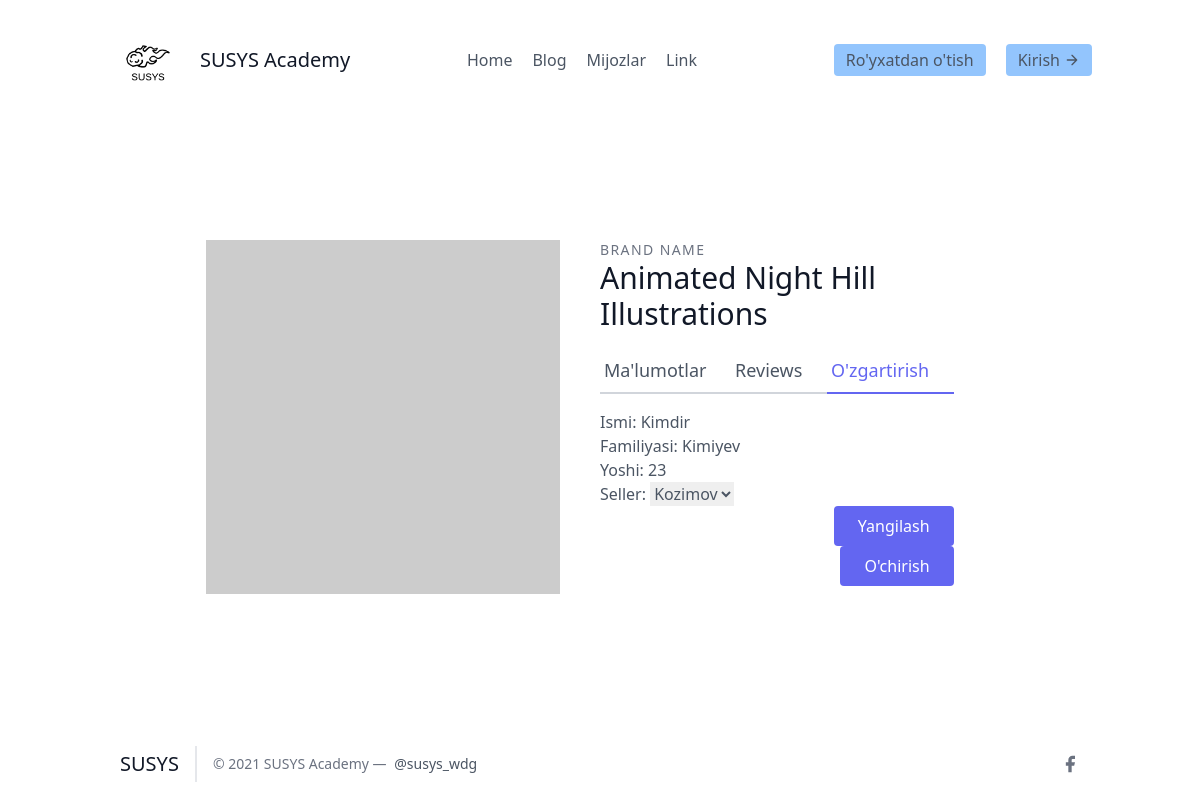
Page /leads/3/update_detail on the earlier database version.
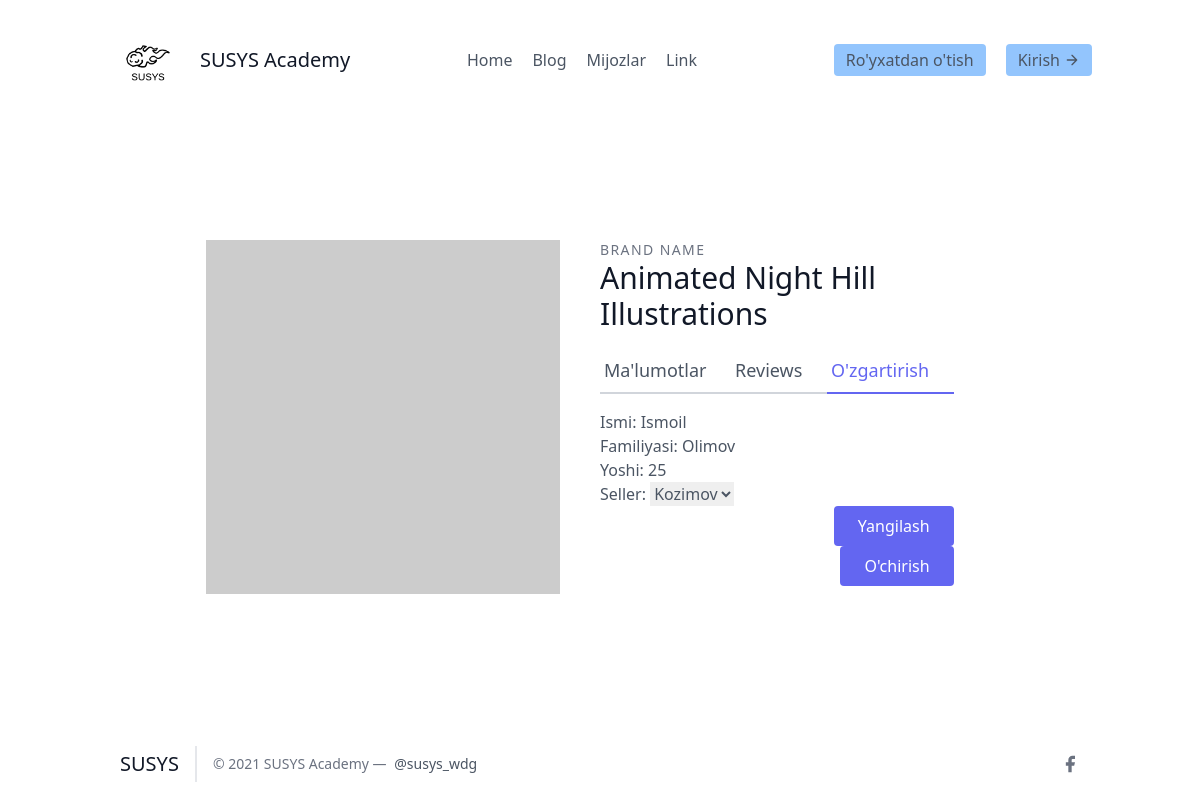
Same page on the later database version.
### leads/models.py (models this page shows, shortened)
class Lead(models.Model):
    ismi = models.CharField(max_length=20)
    familiyasi = models.CharField(max_length=20)
    yoshi = models.IntegerField(default=0)
    seller = models.ForeignKey("Seller", on_delete=models.CASCADE)

### leads/views.py (the view, shortened to what this page needs)
# urls.py: path('<int:pk>/update_detail', LeadUpdateView.as_view(), name="update"),
class LeadUpdateView(UpdateView):
    template_name = "leads/update.html"
    form_class = LeadModelForm
    queryset = models.Lead.objects.all()

### leads/forms.py
class LeadModelForm(forms.ModelForm):
    class Meta:
        model = Lead
        fields = (
            "ismi",
            "familiyasi",
            "yoshi",
            "seller",
        )

### leads/models.py (called while the page is built)
    def __str__(self):
        return str(self.user)

### leads/templates/leads/update.html (shortened to what this page needs)
{% extends 'base.html' %}
{% block content %}
    <section class="text-gray-600 body-font overflow-hidden">
    <div class="container px-5 py-24 mx-auto">
    <div class="lg:w-4/5 mx-auto flex flex-wrap">
        <img alt="ecommerce" class="lg:w-1/2 w-full lg:pr-10 lg:py-6 mb-6 lg:mb-0 object-cover object-center rounded" src="https://dummyimage.com/400x400">
      <div class="lg:w-1/2 w-full lg:pr-10 lg:py-6 mb-6 lg:mb-0">
        <h2 class="text-sm title-font text-gray-500 tracking-widest">BRAND NAME</h2>
        <h1 class="text-gray-900 text-3xl title-font font-medium mb-4">Animated Night Hill Illustrations</h1>
        <div class="flex mb-4">
          <a href="{% url 'leads:detallar' lead.pk %}" class="flex-grow border-b-2 border-gray-300 py-2 text-lg px-1">
            Ma'lumotlar
          </a>
          <a class="flex-grow border-b-2 border-gray-300 py-2 text-lg px-1">
            Reviews
          </a>
          <a href="{% url 'leads:update' lead.pk %}" class="flex-grow text-indigo-500 border-b-2 border-indigo-500 py-2 text-lg px-1">
            O'zgartirish
          </a>
        </div>
        <form method="post">
            <p>
            {{ form.as_p }}
            <button type="submit" class="flex ml-auto text-white bg-indigo-500 border-0 py-2 px-6 focus:outline-none hover:bg-indigo-600 rounded">Yangilash</button>
            <button class="flex ml-auto text-white bg-indigo-500 border-0 py-2 px-6 focus:outline-none hover:bg-indigo-600 rounded"><a href="{% url 'leads:delete' lead.pk %}">O'chirish </a></button>
        </form>
      </div>
    </div>
    </div>
    </section>
{% endblock %}

Differences in the rows shown:
changed Lead "Kozimov": ismi "Kimdir" → "Ismoil"; familiyasi "Kimiyev" → "Olimov"; yoshi "23" → "25"
